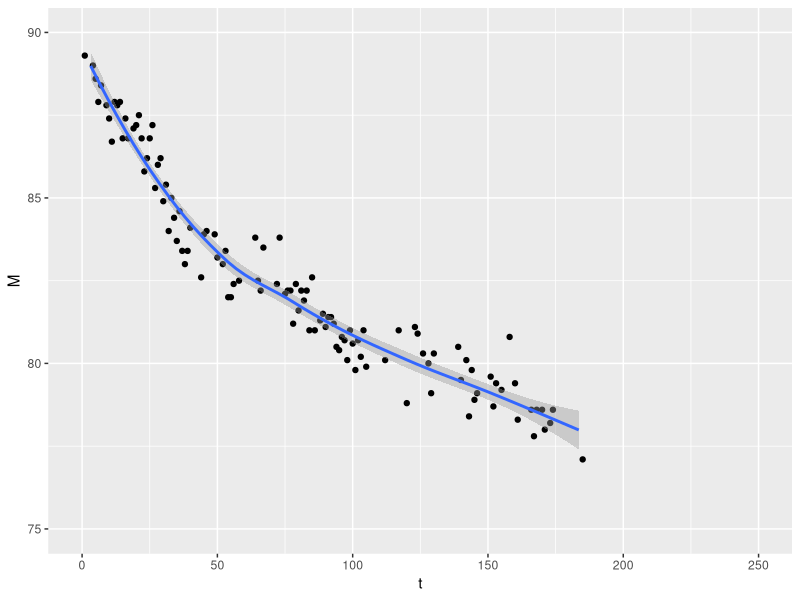

Here is the R script that generated this plot:
daysSinceStart <- function(){
  
  today <- Sys.Date()
  day <- format(today,"%d")
  month <- format(today,"%m")
  year <- format(today,"%Y")
  as.numeric(ISOdate(year,month,day)- ISOdate("2019","1","31"),units='days')
}


# 
 
daysSinceStart()

t <- c(1,4,5,6,7,9,10,11,12,13,14,15,16,17,19,20,21,22,23,24,25,26,
       27,28,29,30,31,32,33,34,35,36,37,38,39,40,44,45,46,49,50,52,53,54,55,
       56,58,64,65,66,67,72,73,75,76,77,78,79,80,81,82,83,84,85,86,88,89,90,
       91,92,93,94,95,96,97,98,99,100,101,102,103,104,105,112,117,120,123,124,
       126,128,129,130,139,140,142,143,144,145,146,151,152,153,155,158,160,
       161,166,167,168,170,171,173,174,185)
M <- c(89.3,89,88.6,87.9,88.4,87.8,87.4,86.7,87.9,87.8,87.9,86.8,
       87.4,86.8,87.1,87.2,87.5,86.8,85.8,86.2,86.8,87.2,85.3,86,
       86.2,84.9,85.4,84,85,84.4,83.7,84.6,83.4,83,83.4,84.1,82.6,
       83.9,84.0,83.9,83.2,83,83.4,82,82,82.4,82.5,83.8,82.5,82.2,
       83.5,82.4,83.8,82.1,82.2,82.2,81.2,82.4,81.6,82.2,81.9,82.2,
       81.0,82.6,81.0,81.3,81.5,81.1,81.4,81.4,81.2,80.5,80.4,80.8,
       80.7,80.1,81.0,80.6,79.8,80.7,80.2,81,79.9,80.1,81.0,78.8,81.1,80.9,
       80.3,80.0,79.1,80.3,80.5,79.5,80.1,78.4,79.8,78.9,79.1,79.6,78.7,79.4,
       79.2,80.8,79.4,78.3,78.6,77.8,78.6,78.6,78.0,78.2,78.6,77.1)
length(M)
length(t)
library(ggplot2)
data <- data.frame(t=t,M=M)
ggplot(data=data,aes(t,M)) + geom_point() + scale_x_continuous(limits = c(0,250)) + scale_y_continuous(limits=c(75,90)) + stat_smooth(method="loess",fullrange=TRUE)
?stat_smooth



